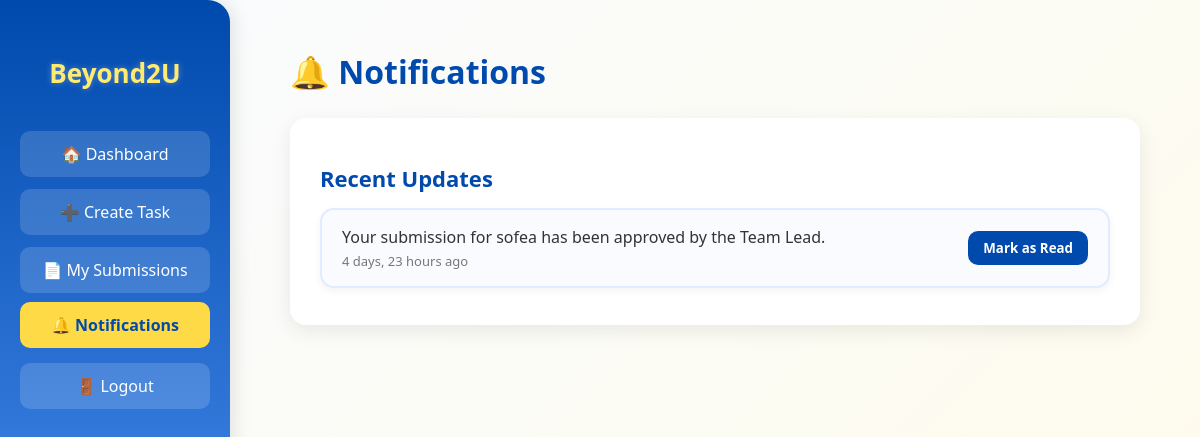
/beyond2u/dashboard/systemengineer/notifications/ (signed in), run on an earlier commit of the app's database.
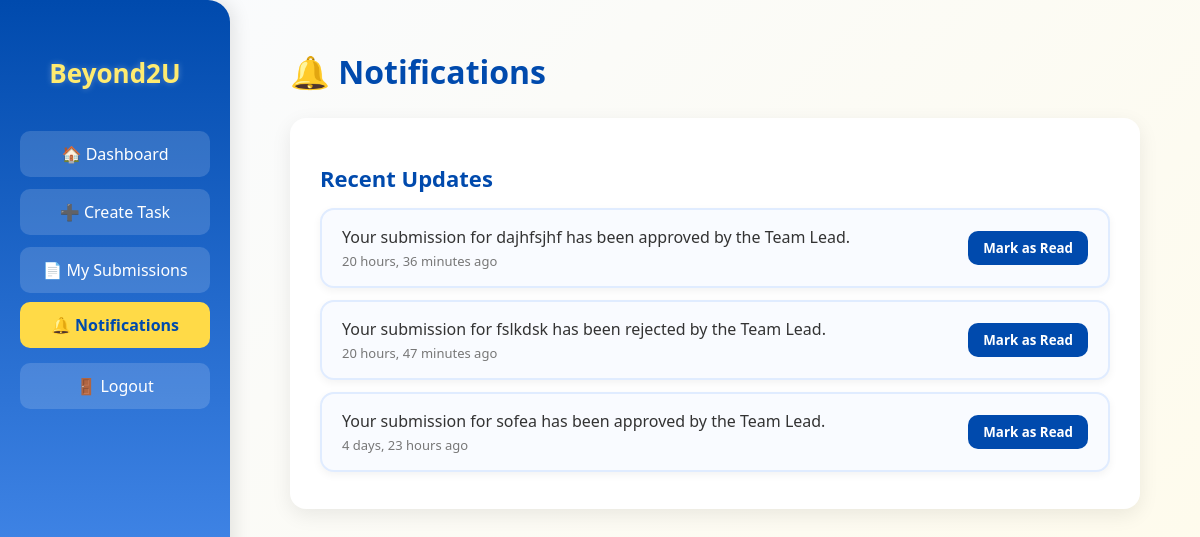
And on a later commit of the database.
### inventorySystem/models.py (models this page shows, shortened)
class Notification(models.Model):
    user = models.ForeignKey(User, on_delete=models.CASCADE, related_name='notifications')
    message = models.TextField()
    is_read = models.BooleanField(default=False)
    created_at = models.DateTimeField(auto_now_add=True)

### inventorySystem/views.py (the view)
# urls.py: path('dashboard/systemengineer/notifications/', views.notifications_view, name='notifications'),
@login_required
def notifications_view(request):
    notifications = Notification.objects.filter(user=request.user).order_by('-created_at')
    return render(request, 'notifications.html', {'notifications': notifications})

### inventorySystem/templates/notifications.html (shortened to what this page needs)
<!DOCTYPE html>
<html lang="en">
<head>
</head>
<body>
  <div class="sidebar">
    <h2>Beyond2U</h2>
    <a href="{% url 'systemengineer_dashboard' %}">🏠 Dashboard</a>
    <a href="{% url 'create_task' %}">➕ Create Task</a>
    <a href="{% url 'my_submissions' %}">📄 My Submissions</a>
    <a href="{% url 'notifications' %}" class="active">🔔 Notifications</a>
    <a href="{% url 'logout' %}">🚪 Logout</a>
  </div>
  <div class="content">
    <h1>🔔 Notifications</h1>
    <div class="notifications-container">
      <h2>Recent Updates</h2>
      {% for n in notifications %}
      <div class="notification {% if n.is_read %}read{% endif %}">
        <div>
          <div class="message">{{ n.message }}</div>
          <div class="time">{{ n.created_at|timesince }} ago</div>
        </div>
        {% if not n.is_read %}
        <a href="{% url 'mark_as_read' n.id %}">
          <button class="btn-mark">Mark as Read</button>
        </a>
        {% endif %}
      </div>
      {% empty %}
      <div class="empty">No new notifications.</div>
      {% endfor %}
    </div>
  </div>
</body>
</html>

What changed in the data, as far as the page shows it:
added Notification: message "Your submission for dajhfsjhf has been approved by the Team Lead.", created_at "20 hours, 36 minutes", is_read "Mark as Read"
added Notification: message "Your submission for fslkdsk has been rejected by the Team Lead.", created_at "20 hours, 47 minutes", is_read "Mark as Read"
